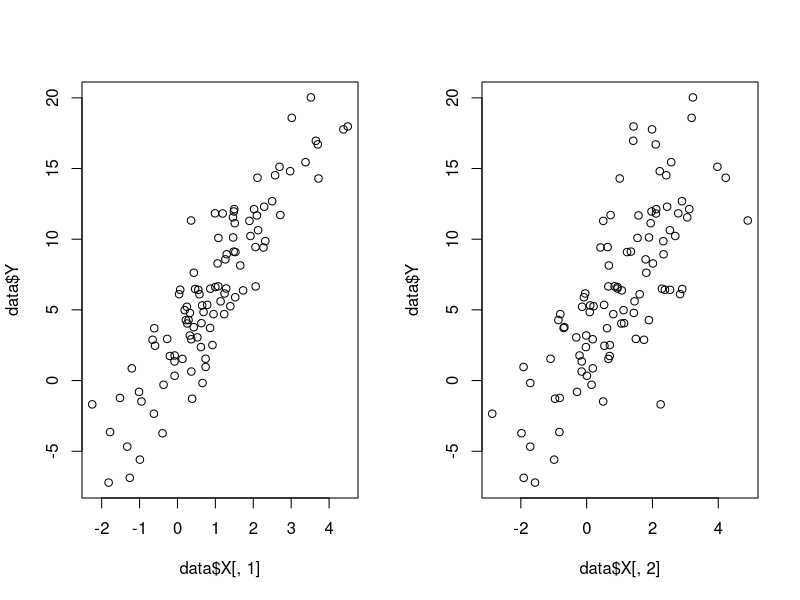
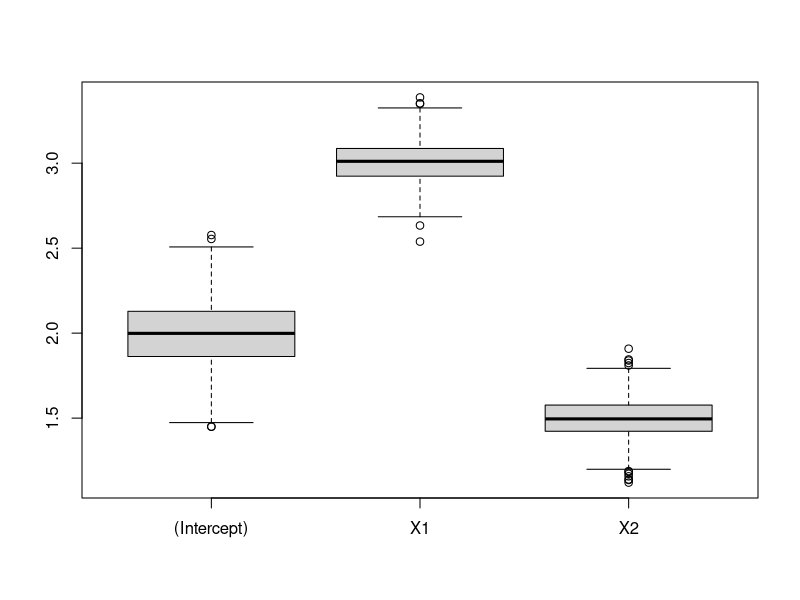

R code for these plots, in order:
## ---- chunk 1
knitr::opts_chunk$set(echo = TRUE)
## ---- chunk 2
#代码块，用ctrl+alt+I 就能创建一个灰色区域，里面写代码
#不用复制结果过来，knit的时候会自动输出结果
library(MASS)
dataGene = function(n = 100,Xmean = 2, Xsd = sqrt(2), emean = 0, esd = sqrt(2))
{
  X = mvrnorm(n, mu = c(1,1), Sigma = matrix(c(2,1,1,2),ncol = 2))
  e = rnorm(n,mean = emean,sd = esd)
  Y = 2+3*X[,1]+1.5*X[,2]+e
  return (list(X = X, Y = Y))
}

data = dataGene()
par(mfrow = c(1,2))
plot(data$X[,1],data$Y)
plot(data$X[,2],data$Y)


fit = lm(Y~X,data = data)
fit$coefficients
## ---- chunk 3
results = replicate(n = 1000,
                    {data = dataGene()
                    fit = lm(Y~X, data = data)
                    return (fit$coefficients)})
#均值
apply(results,1,mean)
#中位数
apply(results,1,median)
par(mfrow = c(1,1))
boxplot(t(results))

